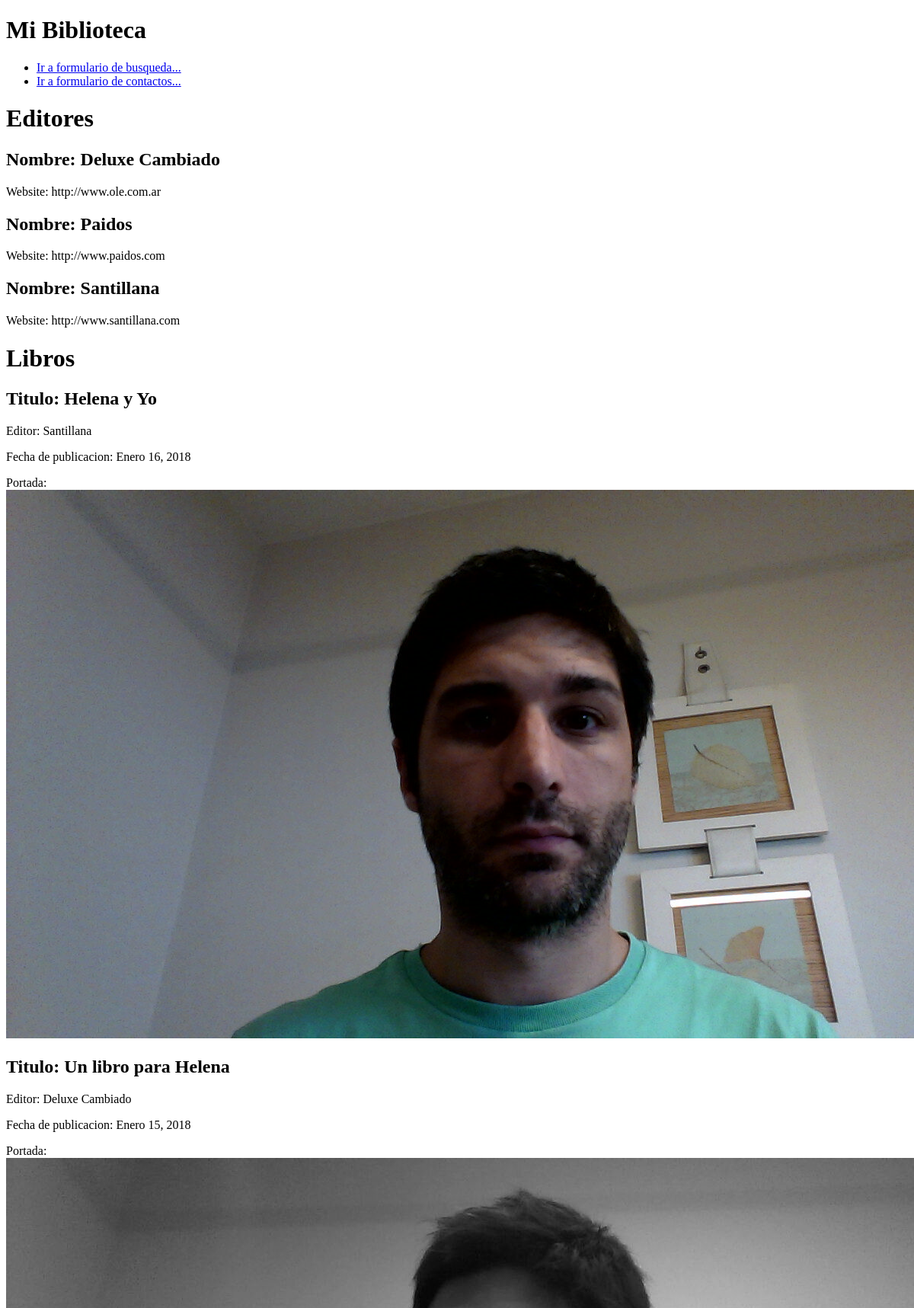
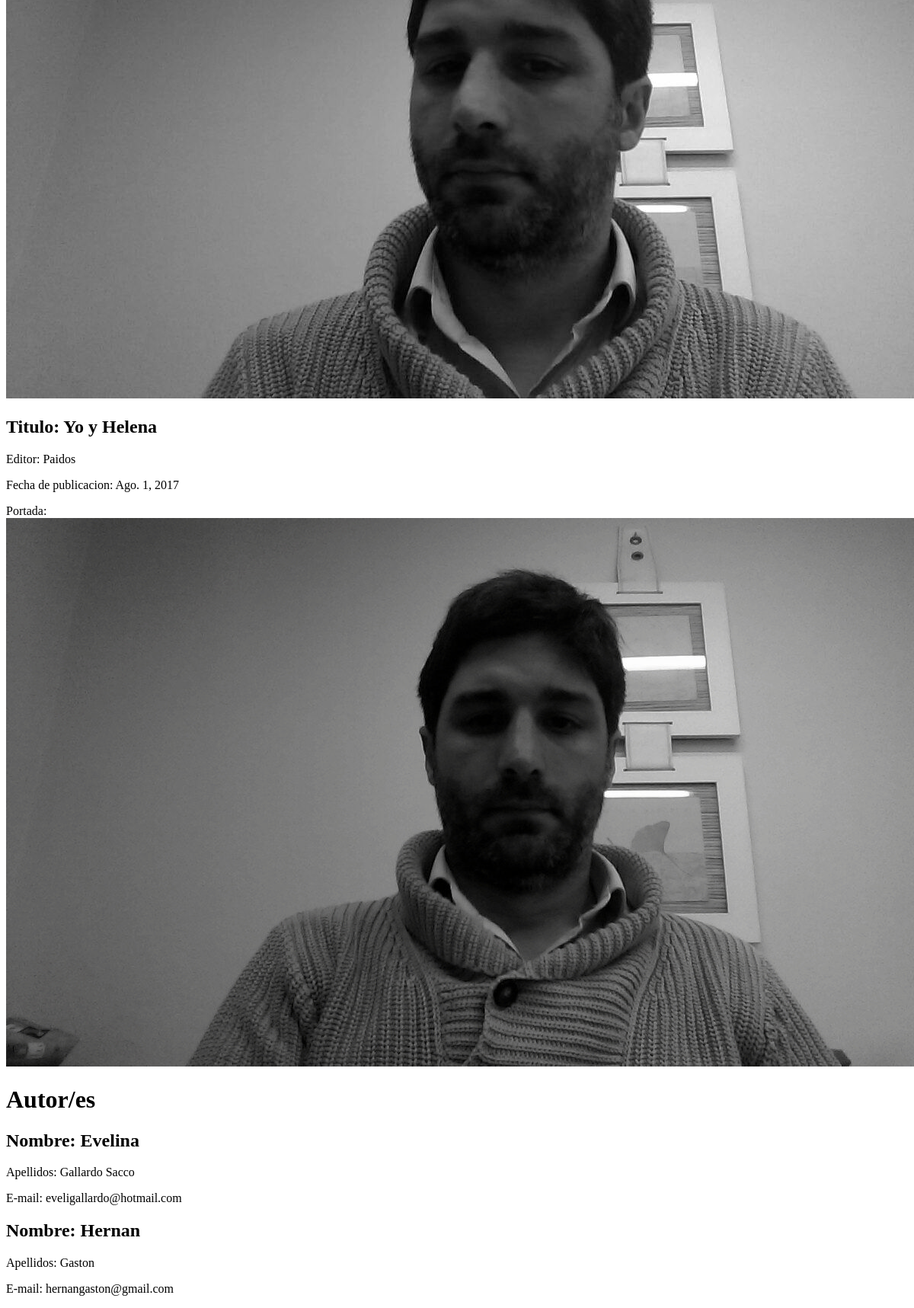
The page /biblioteca/ on the database as committed earlier (2 pictures, top to bottom).
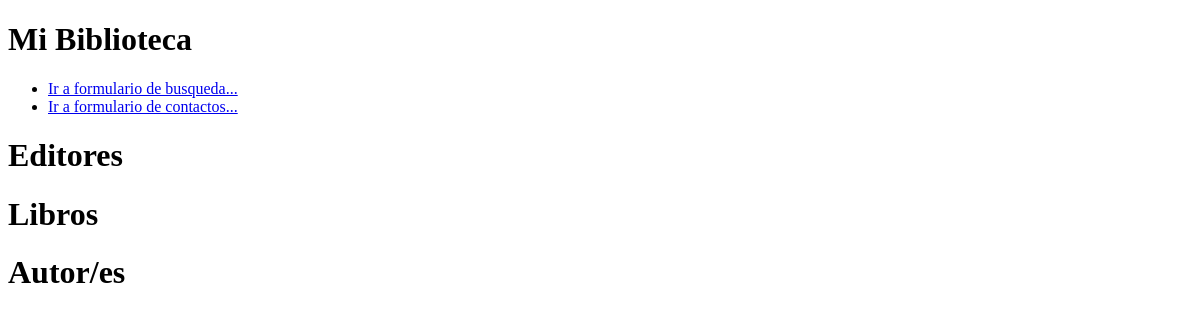
The same page on the database as committed later.
### biblioteca/models.py (models this page shows, shortened)
class Editor(models.Model):
	nombre = models.CharField(max_length=30)
	domicilio = models.CharField(max_length=50)
	ciudad = models.CharField(max_length=60)
	provincia = models.CharField(max_length=30)
	pais = models.CharField(max_length=50)
	website = models.URLField()
	class Meta:
		ordering=['nombre']
		verbose_name_plural = "Editores"
	def __str__(self):
		return self.nombre

class Libro(models.Model):
	titulo = models.CharField(max_length=100)
	autores = models.ManyToManyField(Autor)
	editor = models.ForeignKey('Editor', on_delete=models.PROTECT)
	fecha_publicacion = models.DateField(blank=True, null=True)#por defecto son blan y null False. En numeros y fechas para que django permita dejarlos vacios hay que especificar blank y null
	portada = models.ImageField(upload_to='portadas')
	class Meta:
		ordering=['titulo']
		verbose_name_plural = "Libros"

class Autor(models.Model):
	nombre = models.CharField(max_length=30)
	apellidos = models.CharField(max_length=40)
	email = models.EmailField('e-mail', blank=True)#se puede hacer tambien agregando verbose_name='e-mail' despues de blank
	class Meta:
		ordering=['nombre']
		verbose_name_plural = "Autores"

### biblioteca/views.py (the view)
def main(request):
	editor = Editor.objects.all()
	autor = Autor.objects.all()
	libro = Libro.objects.all()
	d = dict(editor=editor, autor=autor, libros=libro)
	return render(request, "index.html", d)

### biblioteca/templates/index.html (shortened to what this page needs)
<!DOCTYPE html>
<html>
<head>
</head>
<body>
{% block content %}
	<header id="header" class="">
		<h1>Mi Biblioteca</h1>
	</header>
	<nav>
		<ul>
			<li><a href="formulario_buscar/" title="">Ir a formulario de busqueda...</a></li>
			<li><a href="contactos/" title="">Ir a formulario de contactos...</a></li>
		</ul>
	</nav>
	<div>
		<h1>Editores</h1>
		{% for e in editor %}
		<div>
			<h2>Nombre: {{e.nombre}}</h2>
			<p>Website: {{e.website}}</p>
		</div>
		{% endfor %}
		<h1>Libros</h1>
		{% for libro in libros %}
			<div>
				<h2>Titulo: {{ libro.titulo }}</h2>
				<p>Editor: {{ libro.editor }}</p>
				<p>Fecha de publicacion: {{ libro.fecha_publicacion }}</p>
				<p>Portada: <img src="media/{{ libro.portada }}" alt="portadas" /></p>
			</div>
		{% endfor %}
		<h1>Autor/es</h1>
		{% for a in autor %}
			<div>
				<h2>Nombre: {{ a.nombre }}</h2>
				<p>Apellidos: {{ a.apellidos }}</p>
				<p>E-mail: {{ a.email }}</p>
			</div>
		{% endfor %}
{% endblock %}
</body>
</html>

Rows that differ between the two databases and show on the page:
removed Editor: nombre "Deluxe Cambiado", website "http://www.ole.com.ar"
removed Editor: nombre "Paidos", website "http://www.paidos.com"
removed Editor: nombre "Santillana", website "http://www.santillana.com"
removed Libro: titulo "Helena y Yo", editor "Santillana", fecha_publicacion "Enero 16, 2018", portada (picture)
removed Libro: titulo "Un libro para Helena", editor "Deluxe Cambiado", fecha_publicacion "Enero 15, 2018", portada (picture)
removed Libro: titulo "Yo y Helena", editor "Paidos", fecha_publicacion "Ago. 1, 2017", portada (picture)
removed Autor: nombre "Evelina", apellidos "Gallardo Sacco", email "eveligallardo@hotmail.com"
removed Autor: nombre "Hernan", apellidos "Gaston", email "hernangaston@gmail.com"
